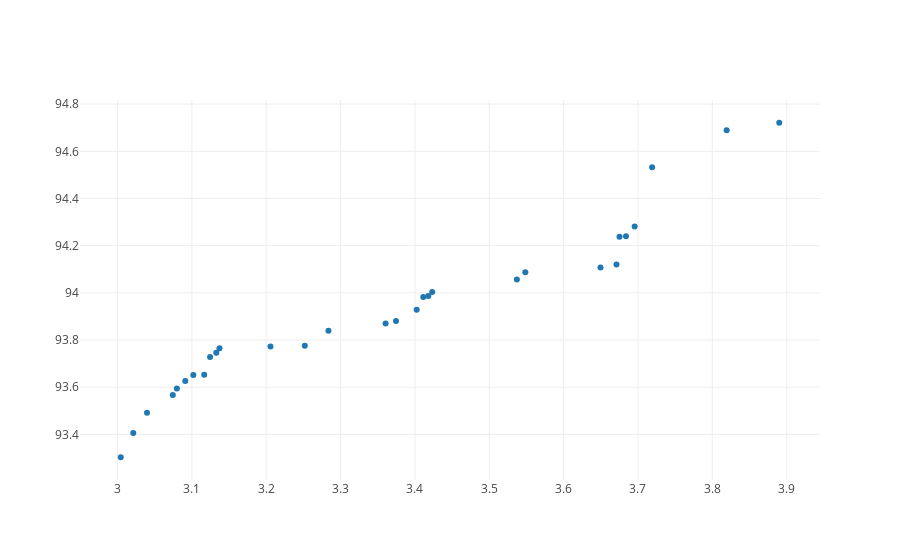

Notebook code cell kept with this figure:
### Markdown cell above
<h1><a name="sd" style="text-decoration: none; color: black;">What is Standard Deviation?</a></h1>

The standard deviation of a graphed relationship is key to understanding the significance of the relationship and determining the strength of the relationship. Standard deviation measures the spread of each data point from the mean value.

Don't worry too much about the code below, if you can pick out what certain lines do that's great, but if not, just run it and observe the graph below. Notice how the data doesn't form a perfect line, yet the relationship between age and height is clearly defined? This is because the values are spread out over a specific standard deviation around the mean line.

### Code cell
# Imports, borrowing code from a 'library' that is used to generate the graph.
import plotly.offline as py
from plotly.offline import init_notebook_mode, iplot
import plotly.graph_objs as go
import numpy as np
from numpy import random as rand
import math
init_notebook_mode(connected=True)

# Initializes data sets.
ages = []
heights = []

# Generates data set.
for i in range(30):
    ages.append(rand.uniform(3.0, 3.9))
    heights.append(rand.uniform(94-rand.random_sample(), 94+rand.random_sample()))

# Sorts data set from least to greatest.
ages.sort()
heights.sort()

# Generates graph.
trace = go.Scatter(
    x = ages,
    y = heights,
    mode = 'markers', 
    name = "Age vs. Height"
)

data = [trace]
py.iplot(data, filename='scatter-mode')

### Figure 1 — Plotly figure (JSON) as saved in the notebook; plotly's stock layout.template omitted (floating-point values rounded to 4 significant figures)
{"data": [{"mode": "markers", "name": "Age vs. Height", "type": "scatter", "uid": "f645bc82-95c3-11e8-abe9-28cfe9142f7f", "x": [3.004, 3.021, 3.04, 3.074, 3.08, 3.091, 3.102, 3.117, 3.125, 3.133, 3.137, 3.206, 3.252, 3.284, 3.361, 3.375, 3.402, 3.411, 3.418, 3.423, 3.537, 3.549, 3.65, 3.671, 3.675, 3.684, 3.696, 3.719, 3.819, 3.89], "y": [93.3, 93.41, 93.49, 93.57, 93.59, 93.63, 93.65, 93.65, 93.73, 93.75, 93.76, 93.77, 93.78, 93.84, 93.87, 93.88, 93.93, 93.98, 93.99, 94.0, 94.06, 94.09, 94.11, 94.12, 94.24, 94.24, 94.28, 94.53, 94.69, 94.72]}], "layout": {}}
